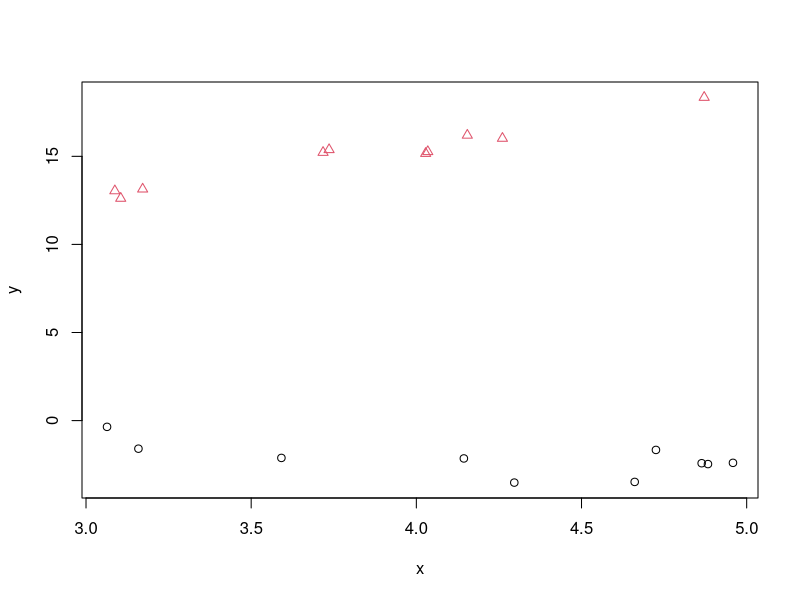
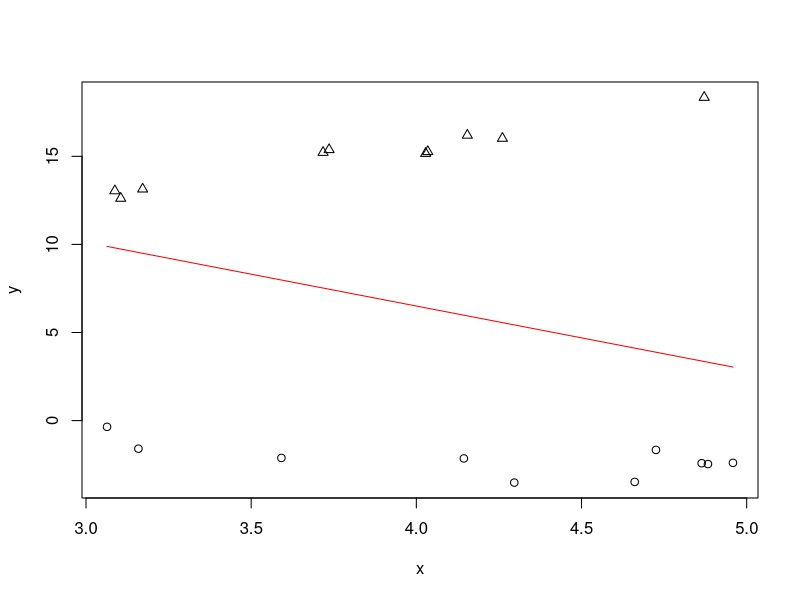
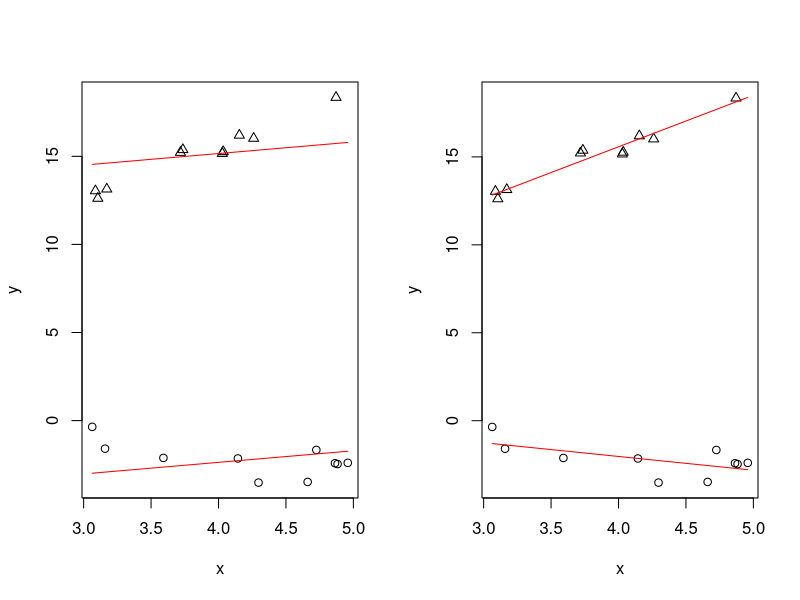
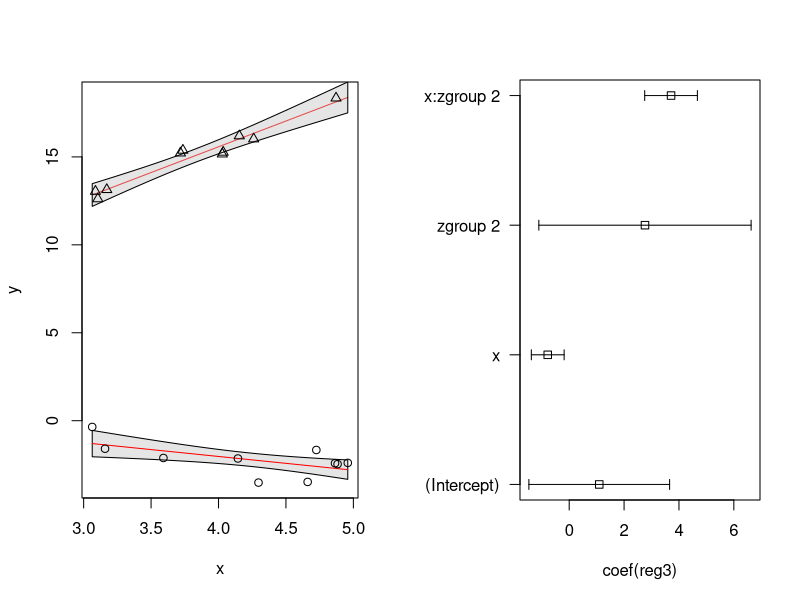

Source code (R) for these figures, in order:
## ---- chunk 1
x <- runif(20, 3, 5)
z <- factor(rbinom(20, 1, 0.5), labels = c("group 1", "group 2"))
(y <- rnorm(20, mean = as.integer(z)*2 + x*(as.integer(z)-1)*4 + x*-1))
## ---- chunk 2
plot(y~x, pch = as.integer(z), col = as.integer(z))
## ---- chunk 3
xnew <- seq(from = min(x), to = max(x), length.out = 100)
znew <- factor(c("group 1", "group 2"))
newdata <- expand.grid(x = xnew, z = znew)
## ---- chunk 4
reg1 <- lm(y~x)
reg2 <- lm(y~x+z)
reg3 <- lm(y~x*z)
## ---- chunk 5
predictions1 <- predict(reg1, newdata = newdata)
plot(y ~ x, ylim = range(c(y, predictions1)), pch = as.integer(z))
lines(predictions1 ~ newdata$x, col = "red")
## ---- chunk 6
par(mfrow=c(1,2))
predictions2 <- predict(reg2, newdata = newdata)
plot(y ~ x, ylim = range(c(y, predictions2)), pch = as.integer(z))
lines(predictions2[newdata$z=="group 1"] ~ xnew, col = "red")
lines(predictions2[newdata$z=="group 2"] ~ xnew, col = "red")

predictions3 <- predict(reg3, newdata = newdata)
plot(y ~ x, ylim = range(c(y, predictions3)), pch = as.integer(z))
lines(predictions3[newdata$z=="group 1"] ~ xnew, col = "red")
lines(predictions3[newdata$z=="group 2"] ~ xnew, col = "red")
## ---- chunk 7
predictions3 <- predict(reg3, newdata = newdata, se.fit = TRUE)
plot(y ~ x, ylim = range(c(y, predictions3$fit)), type = "n")
predictions3$LI <- predictions3$fit - predictions3$se.fit*1.96
predictions3$UI <- predictions3$fit + predictions3$se.fit*1.96

polygon(c(newdata$x[newdata$z=="group 1"], rev(newdata$x[newdata$z=="group 1"])), 
        c(predictions3$LI[newdata$z=="group 1"], rev(predictions3$UI[newdata$z=="group 1"])),
        , col = adjustcolor("grey", 0.4))
lines(predictions3$fit[newdata$z=="group 1"] ~ xnew, col = "red")

lines(predictions3$fit[newdata$z=="group 2"] ~ xnew, col = "red")
polygon(c(newdata$x[newdata$z=="group 2"], rev(newdata$x[newdata$z=="group 2"])), 
        c(predictions3$LI[newdata$z=="group 2"], rev(predictions3$UI[newdata$z=="group 2"])),
        , col = adjustcolor("grey", 0.4))

points(y~x, pch = as.integer(z))
## ---- chunk 8
par(mar = c(5, 6, 4, 2))
CI <- confint(reg3)
stripchart(coef(reg3)~factor(names(coef(reg3)), levels = names(coef(reg3))), las = 1, xlim = c(min(CI), max(CI)))
arrows(x0 = CI[,1], x1 = CI[,2], y0 = 1:nrow(CI), y1 = 1:nrow(CI), angle = 90, code = 3, length = 0.05)
